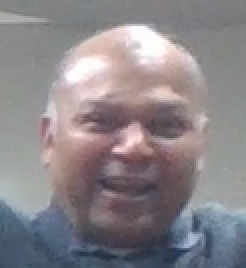
#> input picture Images/Test/Farooq1.png, 123 x 134 px, given in place of the camera (shown 2 times larger)
$ jupyter execute OpenCV_color.ipynb
#> lines starting #> are read from the running program, lines starting #| are printed output that depends on the picture; after the words box and inside, x2 and y2 are one past the last pixel; in counts of white or black regions, pixels touching at a corner belong together
[cell 1]
import numpy as np
import cv2

[cell 2]
r,h,c,w = 250,90,400,125  # simply hardcoded the values
track_window = (c,r,w,h)

[cell 3]
cap = cv2.VideoCapture(0)

# take first frame of the video
ret,frame = cap.read()
#> frame is the input picture: shape (134, 123, 3); mean B, G, R 137.2, 132.8, 138.2

# setup initial location of window
r,h,c,w = 250,90,400,125  # simply hardcoded the values
track_window = (c,r,w,h)

# set up the ROI for tracking
roi = frame[r:r+h, c:c+w]
#> roi = empty array
hsv_roi =  cv2.cvtColor(frame, cv2.COLOR_BGR2HSV)
#> hsv_roi: shape (134, 123, 3); mean H, S, V 98.3, 31.2, 145.2
mask = cv2.inRange(hsv_roi, np.array([110,50,50]), np.array([130,255,255]))
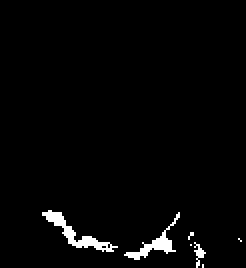
#> mask: shape (134, 123) (shown 2 times larger); 2.2% white; 7 white regions (4 under 20 px), largest, box (x1, y1, x2, y2) and area: (21, 105, 59, 126) 188, (62, 106, 90, 130) 138, (97, 121, 103, 134) 31
roi_hist = cv2.calcHist([hsv_roi],[0],mask,[180],[0,180])
#> roi_hist = 180 values, max 108 at index 110, min 0 at index 0, mean 2.04
cv2.normalize(roi_hist,roi_hist,0,255,cv2.NORM_MINMAX)

# Setup the termination criteria, either 10 iteration or move by atleast 1 pt
term_crit = ( cv2.TERM_CRITERIA_EPS | cv2.TERM_CRITERIA_COUNT, 10, 1 )

while(True):
    # Capture frame-by-frame
    ret, frame = cap.read()

    # Our operations on the frame come here
    #hsv = cv2.cvtColor(frame, cv2.COLOR_BGR2HSV) #cv2.COLOR_BGR2GRAY)

    # define range of blue color in HSV
    #lower_red = np.array([110,50,50])
    #upper_red = np.array([130,255,255])

    # Threshold the HSV image to get only blue colors
    #mask = cv2.inRange(hsv, lower_red, upper_red)

    # Bitwise-AND mask and original image
    res = cv2.bitwise_and(frame,frame, mask= mask)
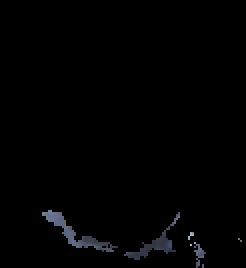
#> res: shape (134, 123, 3) (shown 2 times larger); mean B, G, R 2.3, 1.9, 1.7

    hsv = cv2.cvtColor(frame, cv2.COLOR_BGR2HSV)
    dst = cv2.calcBackProject([hsv],[0],roi_hist,[0,180],1)
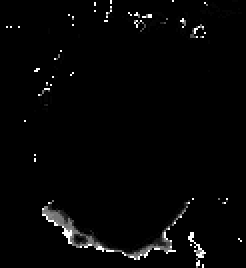
#> dst: shape (134, 123) (shown 2 times larger); min 0, max 255, mean 5.2

    # apply meanshift to get the new location
    ret, track_window = cv2.meanShift(dst, track_window, term_crit)
#> ret = 0; track_window = (61, 67, 1, 1)

    # Draw it on image
    x,y,w,h = track_window
#> x = 61; y = 67; w = 1; h = 1
    img2 = cv2.rectangle(frame, (x,y), (x+w,y+h), 255,2)
    cv2.imshow('img2',img2)

    # [8 lines of commented-out code are left out]
    if cv2.waitKey(1) & 0xFF == ord('q'):
#> (key q is pressed here)
        break

# When everything done, release the capture
cap.release()
cv2.destroyAllWindows()

[cell 4]
cap = cv2.VideoCapture(0)

# take first frame of the video
ret,frame = cap.read()

# setup initial location of window
r,h,c,w = 250,90,400,125  # simply hardcoded the values
track_window = (c,r,w,h)

# set up the ROI for tracking
roi = frame[r:r+h, c:c+w]
hsv_roi =  cv2.cvtColor(frame, cv2.COLOR_BGR2HSV)
mask = cv2.inRange(hsv_roi, np.array((0., 60.,32.)), np.array((180.,255.,255.)))
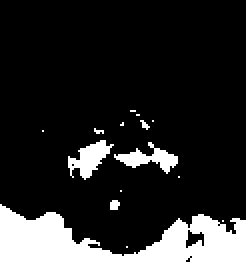
#> mask: shape (134, 123) (shown 2 times larger); 17% white; 15 white regions (11 under 20 px), largest, box (x1, y1, x2, y2) and area: (0, 102, 123, 134) 2318, (34, 70, 57, 90) 218, (57, 71, 89, 87) 202, (55, 100, 60, 105) 21
roi_hist = cv2.calcHist([hsv_roi],[0],mask,[180],[0,180])
#> roi_hist = 180 values, max 508 at index 107, min 0 at index 8, mean 15.52
cv2.normalize(roi_hist,roi_hist,0,255,cv2.NORM_MINMAX)

# Setup the termination criteria, either 10 iteration or move by atleast 1 pt
term_crit = ( cv2.TERM_CRITERIA_EPS | cv2.TERM_CRITERIA_COUNT, 10, 1 )

while(1):
    ret ,frame = cap.read()

    if ret == True:
        hsv = cv2.cvtColor(frame, cv2.COLOR_BGR2HSV)
        dst = cv2.calcBackProject([hsv],[0],roi_hist,[0,180],1)
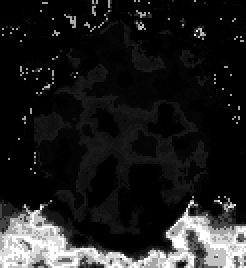
#> dst: shape (134, 123) (shown 2 times larger); min 0, max 255, mean 32.1

        # apply meanshift to get the new location
        ret, track_window = cv2.meanShift(dst, track_window, term_crit)

        # Draw it on image
        x,y,w,h = track_window
        img2 = cv2.rectangle(frame, (x,y), (x+w,y+h), 255,2)
        cv2.imshow('img2',img2)

        k = cv2.waitKey(60) & 0xff
#> (key q is pressed here)
        if k == 27:
            break
        else:
            cv2.imwrite(chr(k)+".jpg",img2)

    else:
        break

cv2.destroyAllWindows()
cap.release()

$ run again, on Images/Test/Kai5.png
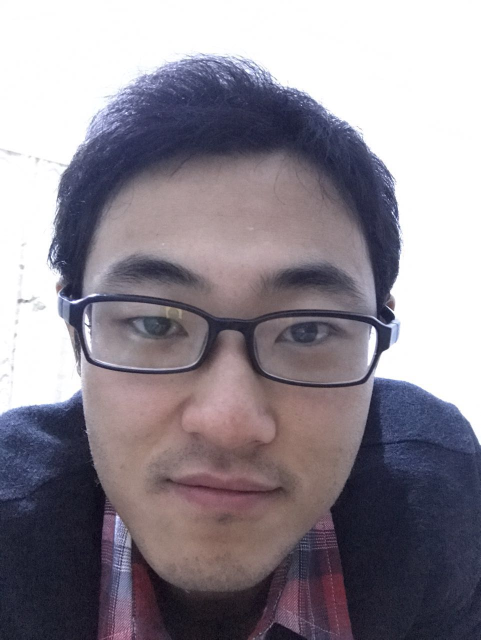
#> input picture Images/Test/Kai5.png, 962 x 1280 px, given in place of the camera (shown at 1/2 size)
#> frame is the input picture: shape (1280, 962, 3); mean B, G, R 145.6, 136.2, 142.7
#> hsv_roi: shape (1280, 962, 3); mean H, S, V 85.5, 45.6, 151.5
#> `mask = cv2.inRange(hsv_roi, np.array([110,50,50]), np.array([130,255,2..`:
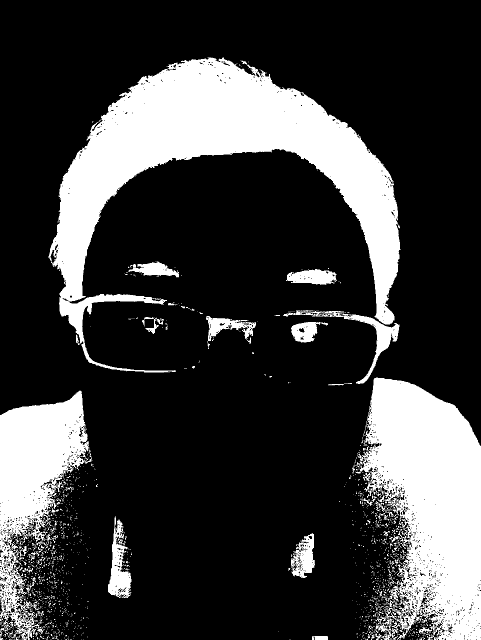
#> mask: shape (1280, 962) (shown at 1/2 size); 23.1% white; 1417 white regions (1319 under 20 px), largest, box (x1, y1, x2, y2) and area: (97, 115, 801, 745) 129993, (714, 755, 962, 1280) 86302, (0, 781, 179, 1280) 40724
#> `roi_hist = cv2.calcHist([hsv_roi],[0],mask,[180],[0,180])`: roi_hist = 180 values, max 68504 at index 116, min 0 at index 0, mean 1579.8
#> `ret, track_window = cv2.meanShift(dst, track_window, term_crit)`: ret = 10; track_window = (338, 204, 125, 90)
#> `x,y,w,h = track_window`: x = 338; y = 204; w = 125; h = 90
#> `roi_hist = cv2.calcHist([hsv_roi],[0],mask,[180],[0,180])`: roi_hist = 180 values, max 96978 at index 116, min 0 at index 10, mean 2484.2
#> `dst = cv2.calcBackProject([hsv],[0],roi_hist,[0,180],1)`:
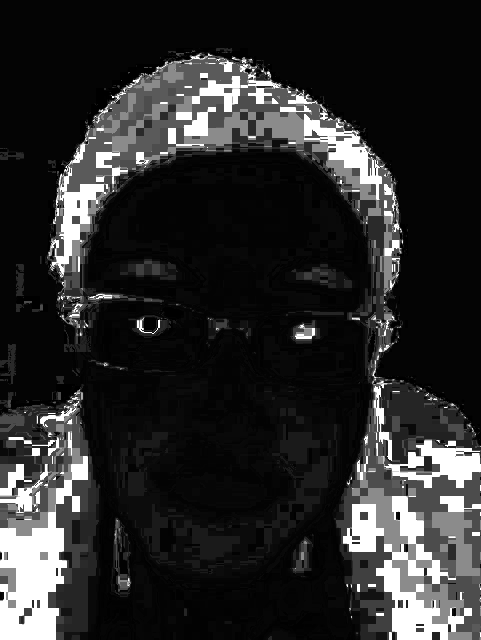
#> dst: shape (1280, 962) (shown at 1/2 size); min 0, max 255, mean 41.8
#> `ret, track_window = cv2.meanShift(dst, track_window, term_crit)`: track_window = (333, 206, 125, 90)
#> `x,y,w,h = track_window`: x = 333; y = 206

$ run again, on Images/Test/Sherry1.png
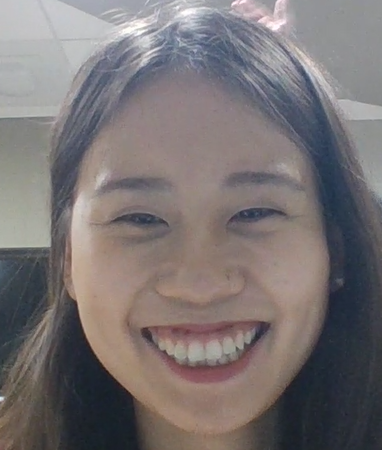
#> input picture Images/Test/Sherry1.png, 382 x 450 px, given in place of the camera
#> frame is the input picture: shape (450, 382, 3); mean B, G, R 115.2, 114.6, 121.1
#> roi = empty array
#> hsv_roi: shape (450, 382, 3); mean H, S, V 72.5, 39.5, 126.6
#> `mask = cv2.inRange(hsv_roi, np.array([110,50,50]), np.array([130,255,2..`:
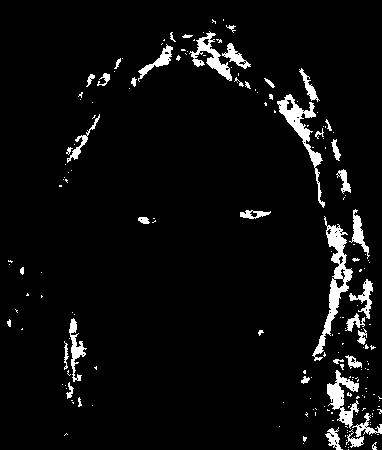
#> mask: shape (450, 382); 4.9% white; 191 white regions (148 under 20 px), largest, box (x1, y1, x2, y2) and area: (312, 216, 353, 361) 1374, (277, 94, 325, 208) 1029, (327, 370, 359, 429) 765
#> `roi_hist = cv2.calcHist([hsv_roi],[0],mask,[180],[0,180])`: roi_hist = 180 values, max 1972 at index 111, min 0 at index 0, mean 47.24
#> ret = 0; track_window = (191, 225, 1, 1)
#> x = 191; y = 225; w = 1
#> `roi_hist = cv2.calcHist([hsv_roi],[0],mask,[180],[0,180])`: roi_hist = 180 values, max 3323 at index 108, min 0 at index 22, mean 220.3
#> `dst = cv2.calcBackProject([hsv],[0],roi_hist,[0,180],1)`:
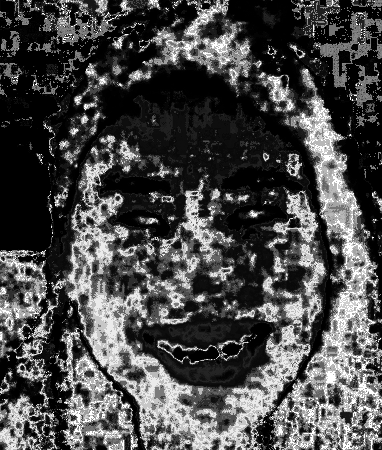
#> dst: shape (450, 382); min 0, max 255, mean 74.2
